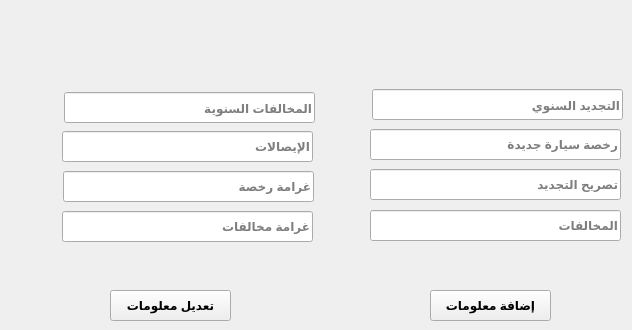
    <widget class="QWidget" name="tab_4">
     <attribute name="title">
      <string>التراخيص</string>
     </attribute>
     <widget class="QLineEdit" name="txt_infraction_info">
      <property name="geometry">
       <rect>
        <x>370</x>
        <y>210</y>
        <width>251</width>
        <height>31</height>
       </rect>
      </property>
      <property name="font">
       <font>
        <weight>75</weight>
        <bold>true</bold>
       </font>
      </property>
      <property name="placeholderText">
       <string>المخالفات</string>
      </property>
     </widget>
     <widget class="QLineEdit" name="txt_annual_infraction">
      <property name="geometry">
       <rect>
        <x>64</x>
        <y>92</y>
        <width>251</width>
        <height>31</height>
       </rect>
      </property>
      <property name="font">
       <font>
        <weight>75</weight>
        <bold>true</bold>
       </font>
      </property>
      <property name="placeholderText">
       <string>المخالفات السنوية</string>
      </property>
     </widget>
     <widget class="QLineEdit" name="txt_newcar_licence">
      <property name="geometry">
       <rect>
        <x>370</x>
        <y>129</y>
        <width>251</width>
        <height>31</height>
       </rect>
      </property>
      <property name="font">
       <font>
        <weight>75</weight>
        <bold>true</bold>
       </font>
      </property>
      <property name="placeholderText">
       <string>رخصة سيارة جديدة</string>
      </property>
     </widget>
     <widget class="QLineEdit" name="txt_withdrawn_licence">
      <property name="geometry">
       <rect>
        <x>63</x>
        <y>171</y>
        <width>251</width>
        <height>31</height>
       </rect>
      </property>
      <property name="font">
       <font>
        <weight>75</weight>
        <bold>true</bold>
       </font>
      </property>
      <property name="placeholderText">
       <string>غرامة رخصة</string>
      </property>
     </widget>
     <widget class="QLineEdit" name="txt_withdrawn_infraction">
      <property name="geometry">
       <rect>
        <x>62</x>
        <y>211</y>
        <width>251</width>
        <height>31</height>
       </rect>
      </property>
      <property name="font">
       <font>
        <weight>75</weight>
        <bold>true</bold>
       </font>
      </property>
      <property name="placeholderText">
       <string>غرامة مخالفات</string>
      </property>
     </widget>
     <widget class="QLineEdit" name="txt_stamping_receipts">
      <property name="geometry">
       <rect>
        <x>62</x>
        <y>131</y>
        <width>251</width>
        <height>31</height>
       </rect>
      </property>
      <property name="font">
       <font>
        <weight>75</weight>
        <bold>true</bold>
       </font>
      </property>
      <property name="placeholderText">
       <string>الإيصالات</string>
      </property>
     </widget>
     <widget class="QLineEdit" name="txt_renew_permission">
      <property name="geometry">
       <rect>
        <x>370</x>
        <y>169</y>
        <width>251</width>
        <height>31</height>
       </rect>
      </property>
      <property name="font">
       <font>
        <weight>75</weight>
        <bold>true</bold>
       </font>
      </property>
      <property name="placeholderText">
       <string>تصريح التجديد</string>
      </property>
     </widget>
     <widget class="QLineEdit" name="txt_annual_renew">
      <property name="geometry">
       <rect>
        <x>372</x>
        <y>89</y>
        <width>251</width>
        <height>31</height>
       </rect>
      </property>
      <property name="font">
       <font>
        <weight>75</weight>
        <bold>true</bold>
       </font>
      </property>
      <property name="layoutDirection">
       <enum>Qt::RightToLeft</enum>
      </property>
      <property name="placeholderText">
       <string>التجديد السنوي</string>
      </property>
     </widget>
     <widget class="QPushButton" name="btn_Update_Licence_Info">
      <property name="geometry">
       <rect>
        <x>110</x>
        <y>290</y>
        <width>121</width>
        <height>31</height>
       </rect>
      </property>
      <property name="font">
       <font>
        <weight>75</weight>
        <bold>true</bold>
       </font>
      </property>
      <property name="text">
       <string>تعديل معلومات</string>
      </property>
     </widget>
     <widget class="QPushButton" name="btn_Add_Licence_Info">
      <property name="geometry">
       <rect>
        <x>430</x>
        <y>290</y>
        <width>121</width>
        <height>31</height>
       </rect>
      </property>
      <property name="font">
       <font>
        <weight>75</weight>
        <bold>true</bold>
       </font>
      </property>
      <property name="text">
       <string>إضافة معلومات</string>
      </property>
     </widget>
    </widget>
